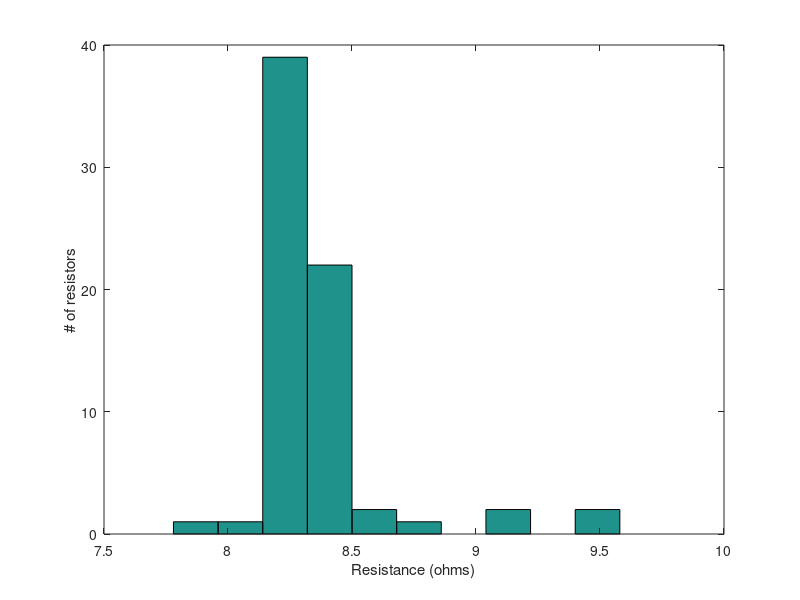
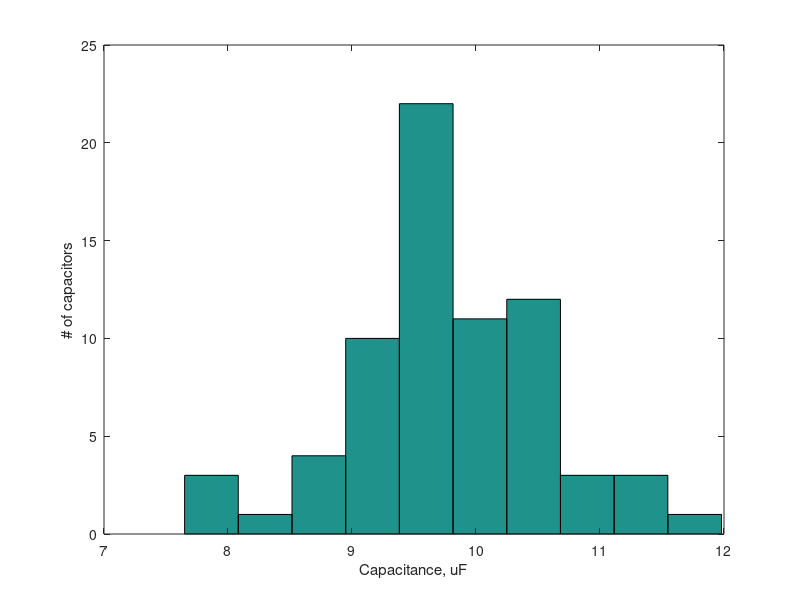
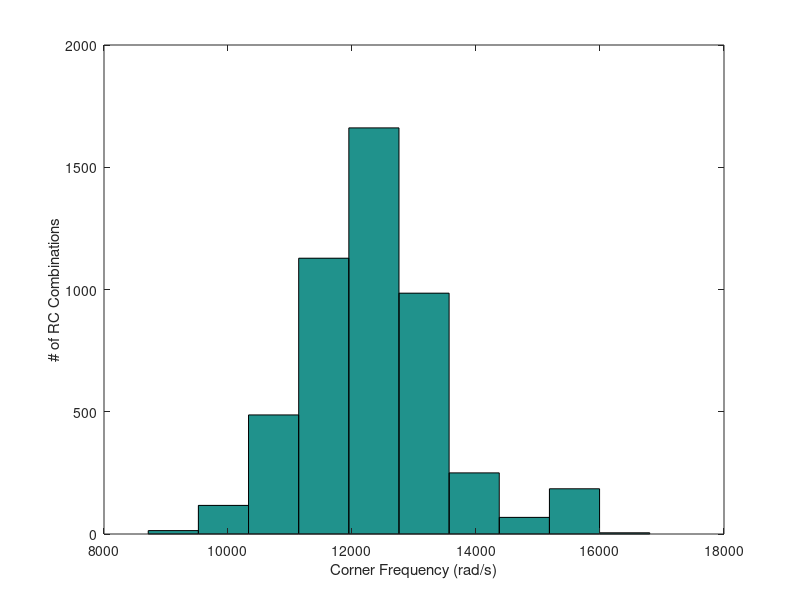
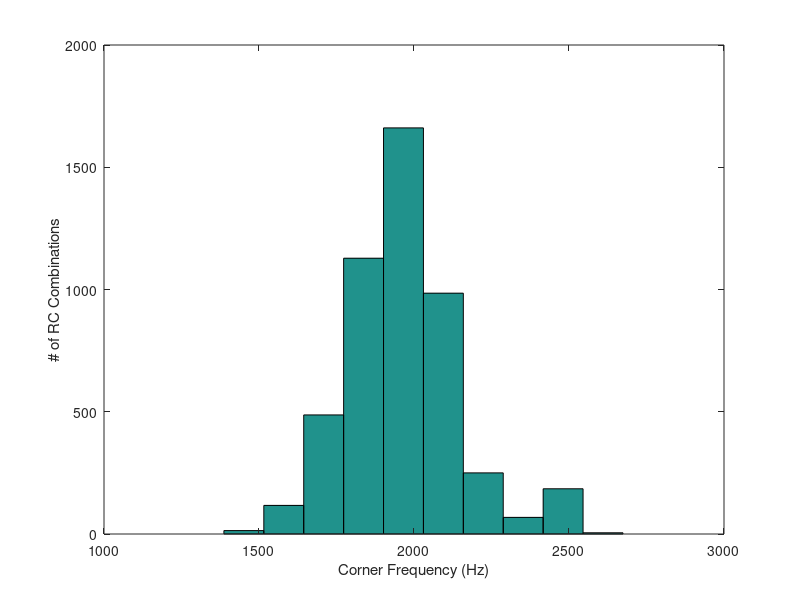

These figures' MATLAB source, in order:
clc, clear, close all;
load lab3data.mat
rmean = mean(resistors);
cmean = mean(capacitors);

rvar = var(resistors);
cvar = var(capacitors);

figure;
hist(resistors); 
xlabel('Resistance (ohms)'); ylabel('# of resistors');

figure;
hist(capacitors);
xlabel('Capacitance, uF'); ylabel('# of capacitors');

curr = 1;
for j = 1:70
    for k = 1:70
        wc(curr) = 1/(resistors(j)*(capacitors(k)*10^-6));
        curr = curr+1;
    end
end

figure;
hist(wc);
xlabel('Corner Frequency (rad/s)'); ylabel('# of RC Combinations');

figure;
hist(wc/(2*pi));
xlabel('Corner Frequency (Hz)'); ylabel('# of RC Combinations');